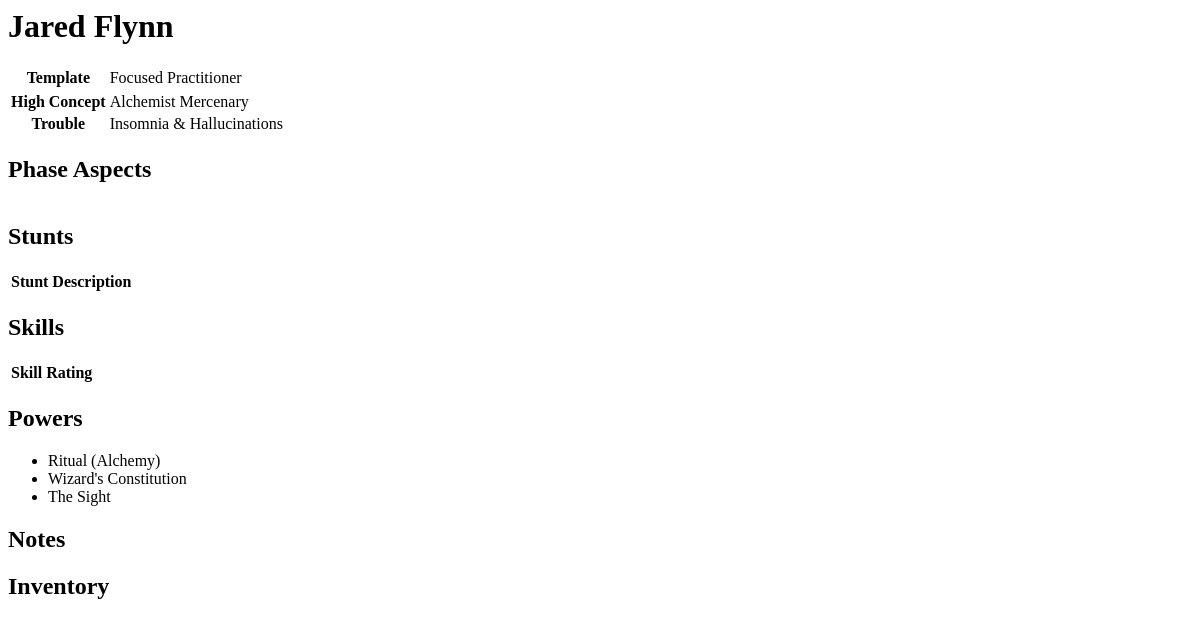
Before: /characters/1/ with the older database file.
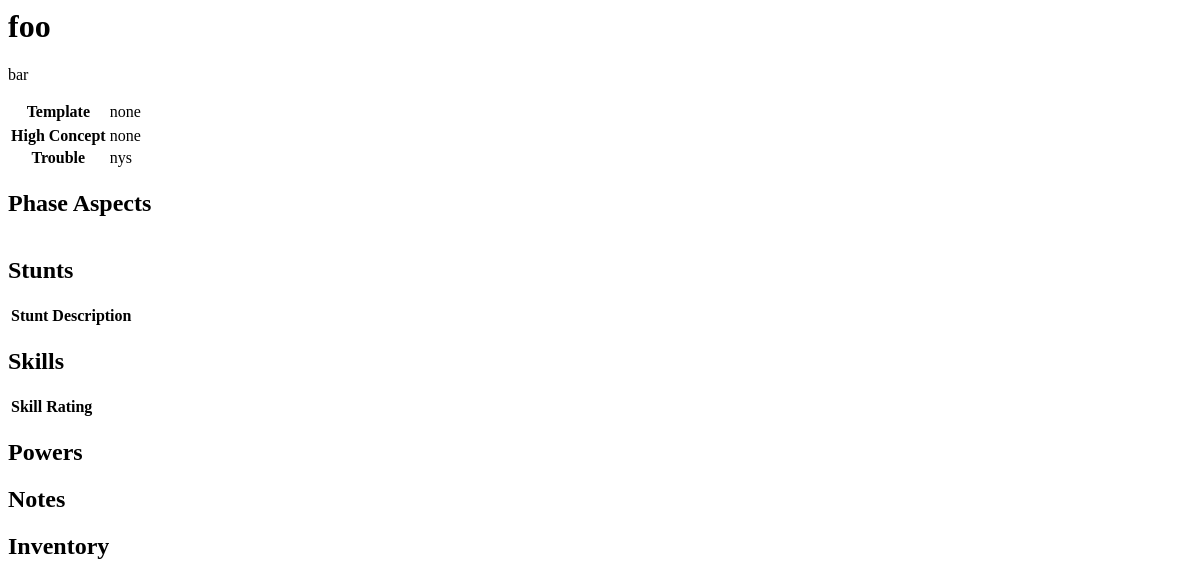
After: the same page with the newer database file.
### characters/models.py (models this page shows, shortened)
class Character(models.Model):
    name = models.CharField(max_length=200)
    description = models.TextField(blank=True)
    template = models.CharField(max_length=100)
    high_concept = models.CharField('High Concept', max_length=100)
    trouble = models.CharField('Trouble Aspect', max_length=100)
    skill_points = models.IntegerField('Skill points')
    base_refresh = models.IntegerField('Base refresh')
    notes = models.TextField(blank=True)
    inventory = models.TextField(blank=True)
    stunts = models.ManyToManyField(Stunt, blank='True')
    powers = models.ManyToManyField(Power, blank='True')
    skills = models.ManyToManyField(Skill, through='CharacterSkill', blank='True')
    admin_hash = models.CharField(max_length=200)

class Power(models.Model):
    name = models.CharField(max_length=200)

### characters/views.py (the view)
# urls.py: url(r'^(?P<pk>\d+)/$', views.CharacterView.as_view(), name='display_character'),
class CharacterView(generic.DetailView):
    model = Character
    template_name = 'characters/display_character.html'

### characters/templates/characters/display_character.html (shortened to what this page needs)
<h1>{{ character.name }}</h1>
<p> {{ character.description }} </p>
<table>
<tr><th>Template </th><td> {{ character.template }} </td><tr>
<tr><th>High Concept</th> <td>  {{ character.high_concept }} </td></tr>
<tr><th>Trouble </th><td> {{ character.trouble }}</td></tr>
</table>
<h2>Phase Aspects</h2>
<h2>Stunts</h2>
<table>
<tr><th>Stunt</th><th>Description</th></tr>
</table>
<h2>Skills</h2>
<table>
<tr><th>Skill</th><th>Rating</th></tr>
</table>
<h2>Powers</h2>
<ul>
{% for power in character.powers.all %}
    <li> {{ power.name }} </li>
{% endfor %}
</ul>
<h2>Notes</h2>
<h2>Inventory</h2>

Changed rows visible on the page:
removed Power: name "Ritual (Alchemy)"
removed Power: name "Wizard's Constitution"
removed Power: name "The Sight"
changed Character: name "Jared Flynn" → "foo"; description (not shown) → "bar"; template "Focused Practitioner" → "none"; high_concept "Alchemist Mercenary" → "none"; trouble "Insomnia & Hallucinations" → "nys"
